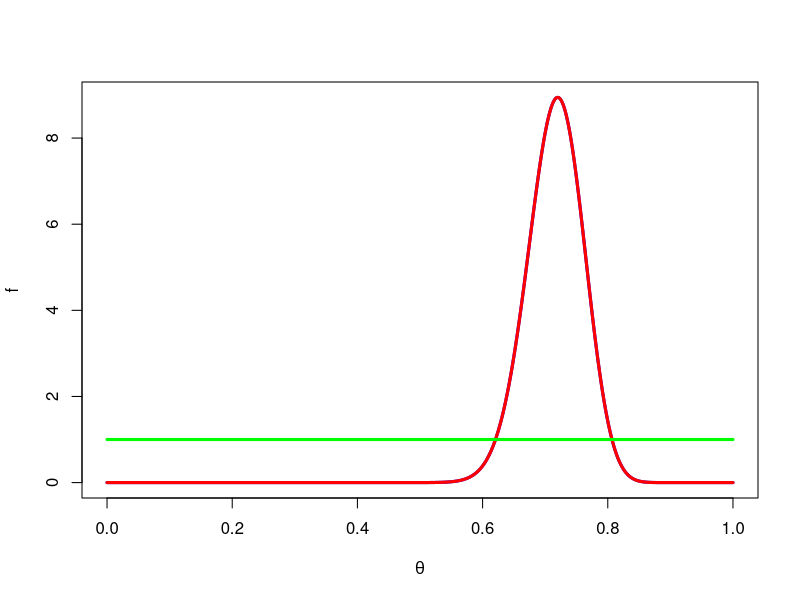
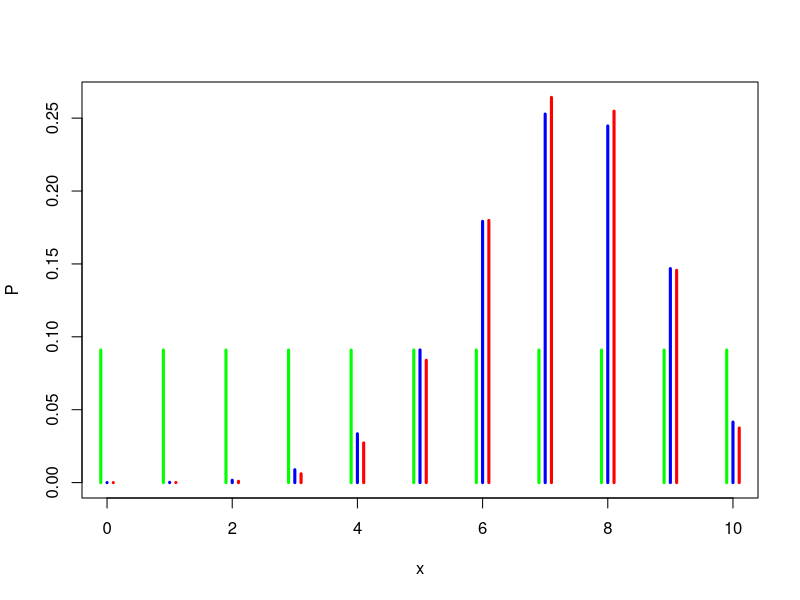

Recreate these plots in R, in order.
# ----------------------------------------------------------------------------------------------------
# HOMEWORK 2
# Emilie Engen, 100356077
# ----------------------------------------------------------------------------------------------------
# Working directory
setwd("/Users/Emilie/Dropbox/Skole/UC3M/Bayesian Learning/Homework 2")

# ----------------------------------------------------------------------------------------------------
# Choose a (possibly big) data set from a certain random variable.
# Binomial data

# Data generation
x <- rbinom(100,1,0.7)
n <- length(x)

Binomialsuff <- function(n,x){
  return(list("heads"=sum(x),"tails"=sum(n)-sum(x)))
}

cc <- Binomialsuff(n,x)
heads <- cc$heads
tails <- cc$tails

# ----------------------------------------------------------------------------------------------------
# Assume a parametric model for this variable with a conjugate prior, e.g.:
# Binomial data with a Beta prior for the success probability.

# Prior settings
a <- 1
b <- 1

# Prior updating.
betaposterior <- function(heads,tails,a=0,b=0){
  astar <- a+heads
  if (astar==0){stop("Improper posterior")}
  bstar <- b+tails
  if (bstar==0){stop("Improper posterior")}
  return(list("astar"=a+heads,"bstar"=b+tails))
}

# Poisson data with a Gamma prior for the mean.
# Exponential data with a Gamma prior for the rate parameter.
# Normal data with a normal-gamma prior for the mean and precision.

# ----------------------------------------------------------------------------------------------------
# Obtain the posterior distribution for the model parameters and the predictive density. 

# Posterior calculations
cc <- betaposterior(heads,tails,a,b)
astar <- cc$astar
bstar <- cc$bstar

# Plot of posterior (blue), scaled likelihood (red) and prior (green if proper)
thetagrid <- seq(0,1,length.out=1001)

# Posterior
fpost <- dbeta(thetagrid,astar,bstar)

# Scaled likelihood
flik <- dbeta(thetagrid,heads+1,tails+1)

fmax <- max(flik,fpost)
plot(thetagrid,fpost,type="l",lwd=3,col="blue",xlim=c(0,1),ylim=c(0,fmax),xlab=expression(theta),ylab="f")
lines(thetagrid,flik,type="l",lwd=3,col="red")

# Prior
if(a>0 && b>0){
  fpri <- dbeta(thetagrid,a,b)
  lines(thetagrid,fpri,type="l",lwd=3,col="green")
}


# Predictive distribution
npred <- 10

# Binomial predictive distribution
Binomialpred <- function(n,x,a,b){
  return(px=exp(lchoose(n,x)+lbeta(a+x,b+n-x)-lbeta(a,b)))
}

px <- Binomialpred(npred,c(0:npred),astar,bstar)
pxclass <- dbinom(c(0:npred),npred,heads/(heads+tails))
fmax <- max(px,pxclass)

# Plot the distribution
plot(c(0:npred),px,type="h",lwd=3,col="blue",ylim=c(0,fmax),xlab="x",ylab="P")
lines(c(0:npred)+0.1,pxclass,type="h",lwd=3,col="red")
if(a>0&&b>0){
  pxpri <- Binomialpred(npred,c(0:npred),a,b)
  lines(c(0:npred)-0.1,pxpri,type="h",lwd=3,col="green")
} 


# ----------------------------------------------------------------------------------------------------
# Calculate various predictive posterior probabilities of quantities of interest.


